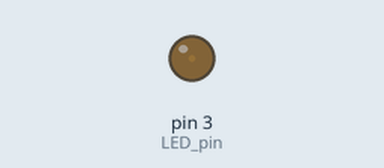
This sketch was run on a simulated Arduino Uno, built with avr-gcc and run on an emulated ATmega328P. Parts: output pins drawn as LEDs (lit = HIGH).

Above: at 0.05 s.
At 0.65 s:
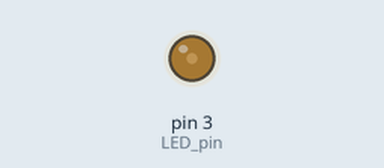
At 1.3 s:
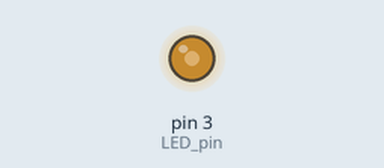
At 2.55 s:
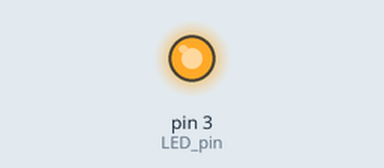
Timing chart, 0 to 5.9 s (numbered marks = the images above):
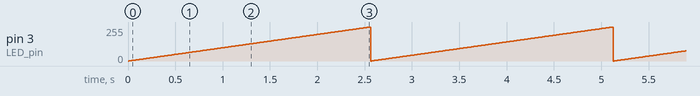

Measured:
- by itself, pin 3 (LED_pin): ramps from 0/255 to 255/255 and jumps back, once every 2.6 s

The sketch:

PWM1.ino
```cpp
int LED_pin = 3; // LED 연결 핀
void setup()
{
  pinMode(LED_pin, OUTPUT); // 출력 모드 설정
}
void loop()
{
   int i;
   for(i = 0; i < 256; i++){
      analogWrite(LED_pin, i); // 0(꺼짐)에서 255(켜짐)로 서서히 변화
      delay(10);
   }
}
```
